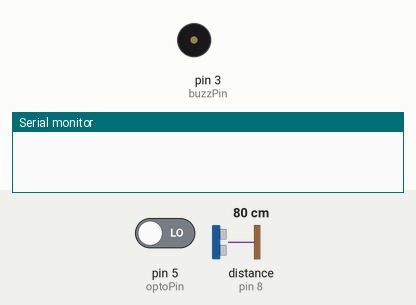
A sketch run on a simulated Arduino Uno, built with avr-gcc and run on an emulated ATmega328P. On the bench: buzzer (waves = sounding), the last lines printed to the serial monitor. The test bench sets the inputs (shaded band); at power-on: pin 5 (optoPin) LOW, distance to the obstacle (sensor on pin 8) 80 cm. The echo pulse lasts 58.3 µs per cm.

Above: at 1.2 s.
1.3 s: pin 5 (optoPin) driven HIGH
At 1.6 s:
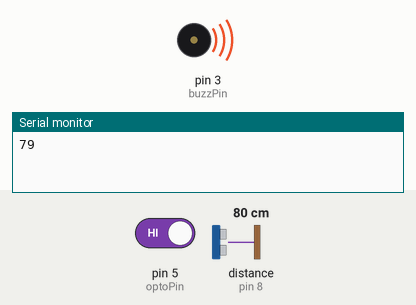
4.3 s: distance to the obstacle (sensor on pin 8) set to 2 cm
10.3 s: pin 5 (optoPin) driven LOW
At 11.0 s:
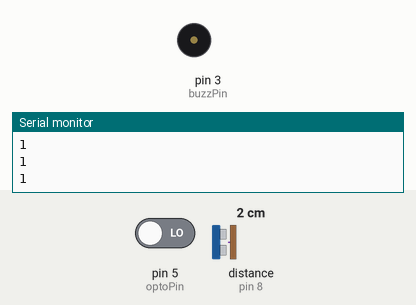
Timing chart, 0 to 12.8 s (numbered marks = the images above; inputs shaded):
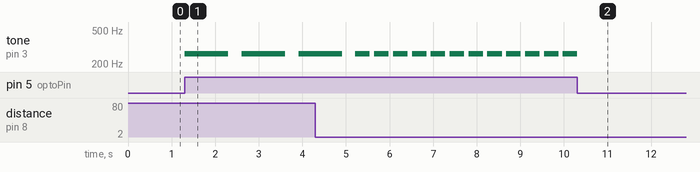

Measured:
- after the input at 1.3 s, tone on pin 3 (buzzPin): alternates 262 Hz for 1.0 s and silent for 0.31 s, starting at once
- after the input at 10.3 s, tone on pin 3 (buzzPin): goes on until 10.3 s, then stays silent

The sketch:

safety_mechanism.ino
```cpp
#include "pitches.h"
#define echoPin 8 // attach pin D2 Arduino to pin Echo of HC-SR04
#define trigPin 9 //attach pin D3 Arduino to pin Trig of HC-SR04
#define buzzPin 3
#define optoPin 5

int optoState;
long distance;

void setup() {
    Serial.begin(9600);
    pinMode(optoPin, INPUT);
    pinMode(echoPin, INPUT);
    pinMode(trigPin, OUTPUT);
}

void loop() {
    optoState = digitalRead(optoPin);

    if (optoState){
        distance = get_distance();
        Serial.println(distance);

        if (distance > 40)
            buzz(NOTE_C4, 1);
        else if (distance <= 40 && distance > 20)
            buzz(NOTE_C4, 2);
        else
            buzz(NOTE_C4, 3);
    }
}

long get_distance(){
    long duration;
    digitalWrite(trigPin, LOW);delayMicroseconds(2);
    digitalWrite(trigPin, HIGH);delayMicroseconds(2);
    digitalWrite(trigPin, LOW);
    duration = pulseIn(echoPin, HIGH);
    return duration * 0.034 / 2;
}

void buzz(int melody, int freq){
    int noteDuration = 1000 / freq;
    tone(buzzPin, melody, noteDuration);
    delay(1.3 * noteDuration);
    noTone(buzzPin);
}
```

pitches.h
```cpp
/*************************************************
 * Public Constants
 *************************************************/

#define NOTE_B0  31
#define NOTE_C1  33
#define NOTE_CS1 35
#define NOTE_D1  37
#define NOTE_DS1 39
#define NOTE_E1  41
#define NOTE_F1  44
#define NOTE_FS1 46
#define NOTE_G1  49
#define NOTE_GS1 52
#define NOTE_A1  55
#define NOTE_AS1 58
#define NOTE_B1  62
#define NOTE_C2  65
#define NOTE_CS2 69
#define NOTE_D2  73
#define NOTE_DS2 78
#define NOTE_E2  82
#define NOTE_F2  87
#define NOTE_FS2 93
#define NOTE_G2  98
#define NOTE_GS2 104
#define NOTE_A2  110
#define NOTE_AS2 117
#define NOTE_B2  123
#define NOTE_C3  131
#define NOTE_CS3 139
#define NOTE_D3  147
#define NOTE_DS3 156
#define NOTE_E3  165
#define NOTE_F3  175
#define NOTE_FS3 185
#define NOTE_G3  196
#define NOTE_GS3 208
#define NOTE_A3  220
#define NOTE_AS3 233
#define NOTE_B3  247
#define NOTE_C4  262
#define NOTE_CS4 277
#define NOTE_D4  294
#define NOTE_DS4 311
#define NOTE_E4  330
#define NOTE_F4  349
#define NOTE_FS4 370
#define NOTE_G4  392
#define NOTE_GS4 415
#define NOTE_A4  440
#define NOTE_AS4 466
#define NOTE_B4  494
#define NOTE_C5  523
#define NOTE_CS5 554
#define NOTE_D5  587
#define NOTE_DS5 622
#define NOTE_E5  659
#define NOTE_F5  698
#define NOTE_FS5 740
#define NOTE_G5  784
#define NOTE_GS5 831
#define NOTE_A5  880
#define NOTE_AS5 932
#define NOTE_B5  988
#define NOTE_C6  1047
#define NOTE_CS6 1109
#define NOTE_D6  1175
#define NOTE_DS6 1245
#define NOTE_E6  1319
#define NOTE_F6  1397
#define NOTE_FS6 1480
#define NOTE_G6  1568
#define NOTE_GS6 1661
#define NOTE_A6  1760
#define NOTE_AS6 1865
#define NOTE_B6  1976
#define NOTE_C7  2093
#define NOTE_CS7 2217
#define NOTE_D7  2349
#define NOTE_DS7 2489
#define NOTE_E7  2637
#define NOTE_F7  2794
#define NOTE_FS7 2960
#define NOTE_G7  3136
#define NOTE_GS7 3322
#define NOTE_A7  3520
#define NOTE_AS7 3729
#define NOTE_B7  3951
#define NOTE_C8  4186
#define NOTE_CS8 4435
#define NOTE_D8  4699
#define NOTE_DS8 4978
```
